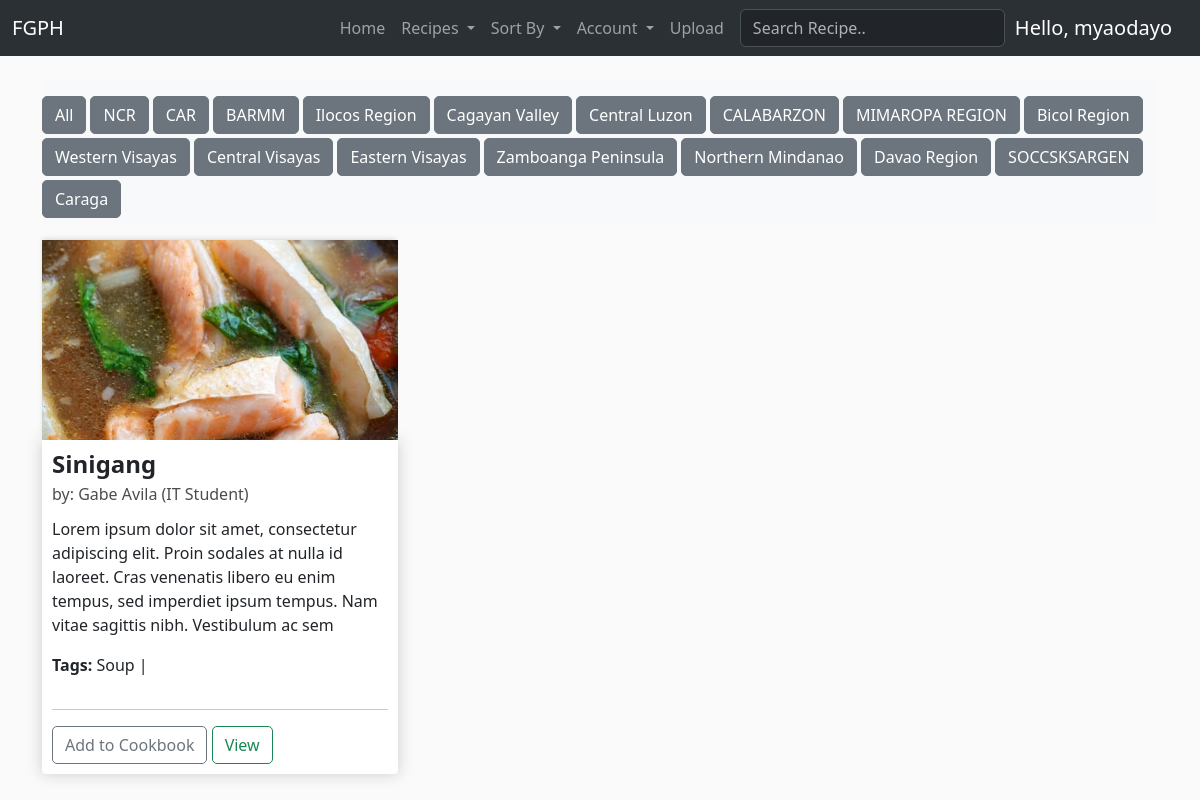
The page / (signed in) on the database as committed earlier.
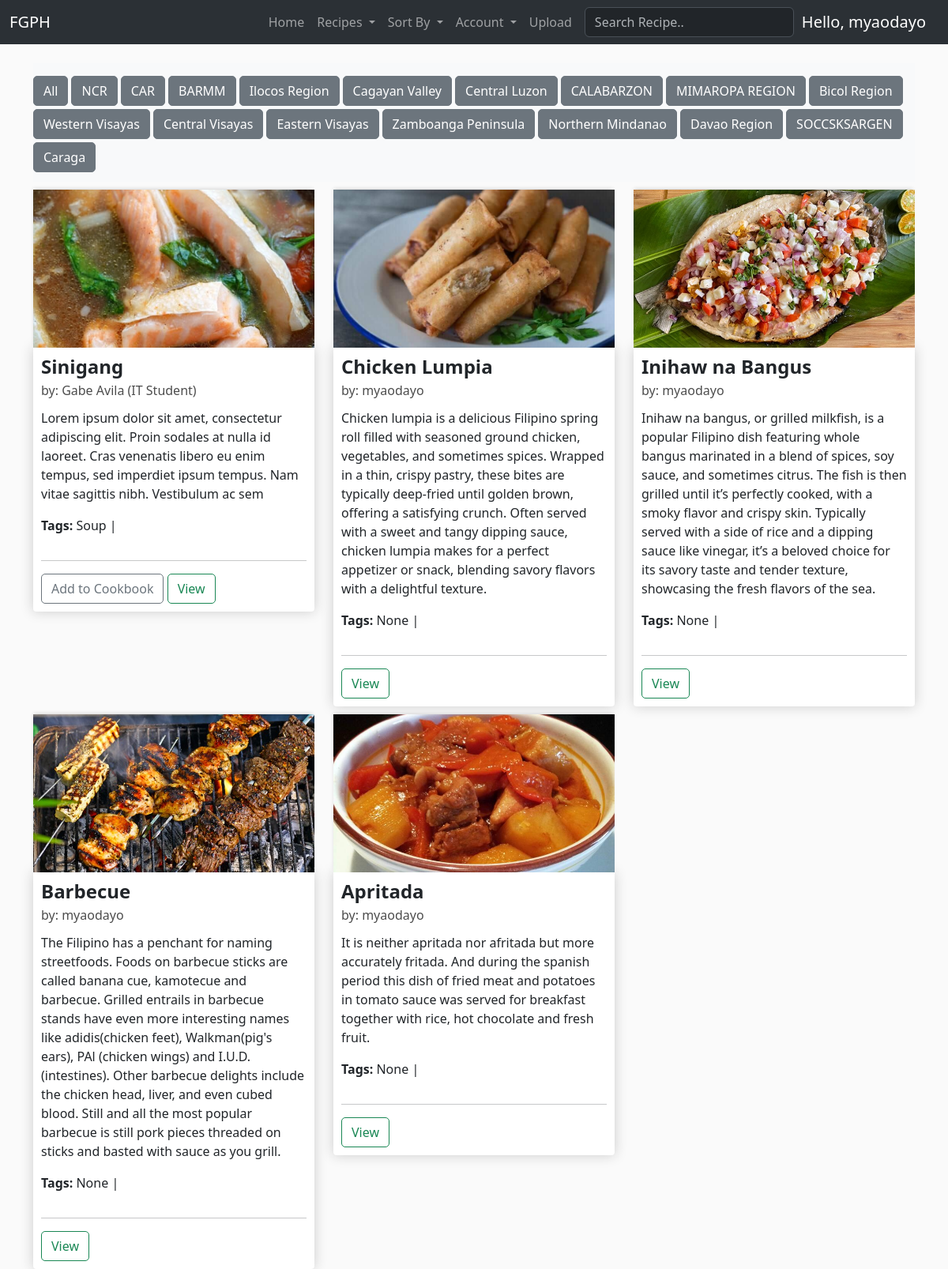
The same page on the database as committed later.
### FGPH/models.py (models this page shows, shortened)
class Region(models.Model):
	name = models.CharField(max_length=64, null=True)
	alias = models.CharField(max_length=64, null=True, blank=True)
	order = models.FloatField(null=True, blank=True)

class Recipe(models.Model):
	author = models.ForeignKey(RegisteredUser, null=True, on_delete=models.CASCADE, related_name='recipes')
	name = models.CharField(max_length=64)
	category = models.ForeignKey(Category, null=True, blank=True, on_delete=models.SET_NULL, related_name='recipes')
	tags = models.ManyToManyField(Tag)
	thumbnail = models.ImageField(default='placeholder.png')
	region = models.ForeignKey(Region, null=True, blank=True, on_delete=models.SET_NULL, related_name='recipes')
	description = models.CharField(max_length=500, null=True, blank=True)
	steps = models.JSONField(null=True)
	ingredients = models.JSONField(null=True)
	preparation_time = models.CharField(max_length=64, null=True, blank=True)
	serving_size = models.IntegerField(
		null=True,
		blank=True,
        validators=[
            MaxValueValidator(500),
            MinValueValidator(1)
        ]
    )
	@property
	def recipeTags(self):
		return self.tags.values_list()
	date_created = models.DateTimeField(auto_now_add=True, null=True)
	date_modified = models.DateTimeField(auto_now=True, null=True)
	def __str__(self):
		return self.name
	@property
	def recipeSteps(self):
		return json.loads(self.steps)

class RegisteredUser(models.Model):
	user = models.OneToOneField(User, null=True, blank=True, on_delete=models.CASCADE)
	name = models.CharField(max_length=200, null=True)
	email = models.CharField(max_length=200)
	title = models.CharField(default="", max_length=200, blank=True)
	profile_pic = models.ImageField(default="pfp.png", null=True, blank=True)
	date_created = models.DateTimeField(auto_now_add=True, null=True)
	def __str__(self):
	    return str(self.name)

class Tag(models.Model):
    name = models.CharField(max_length=64, null=True)

### FGPH/views.py (the view)
# urls.py: path("", views.index, name='home'),
def index(request):
    categories = Category.objects.all()
    regions = Region.objects.all().values().order_by('order')
    cookbookAuthor = request.user.registereduser
    cookbook = Cookbook.objects.get(cookbookAuthor=cookbookAuthor)
    pks = cookbook.recipes.values_list('recipe')
    cookbookrecipes = Recipe.objects.filter(id__in=pks)
    print(cookbookrecipes)
    category = request.GET.get('category')
    region = request.GET.get('region')
    query = request.GET.get("q")
    if category:
        recipes = Recipe.objects.filter(category__name__contains=category)
    elif region:
        recipes = Recipe.objects.filter(region__name__contains=region)
    elif query:
        recipes = Recipe.objects.filter(
            Q(name__icontains=query) | Q(tags__name__icontains=query) | Q(author__name__icontains=query) |
            Q(ingredients__icontains=query)
        ).distinct()
    else:
        recipes = Recipe.objects.all()
    context = {'recipes': recipes, 'regions': regions, 'categories': categories,
               'cookbookrecipes': cookbookrecipes}
    return render(request, 'FGPH/home.html', context)

### FGPH/templatetags/get_group.py (called while the page is built)
@register.filter(name='has_group')
def has_group(user, group_name):
    return user.groups.filter(name=group_name).exists()

### FGPH/templates/FGPH/home.html
{% extends 'FGPH/template.html' %}
{% load static %}
{% block content %}
{% include 'FGPH/sections/regions.html' %}
<div class="row">
	{% for recipe in recipes %}
		<div class="col-lg-4">
			<img class="thumbnail" src="{{ recipe.thumbnail.url }}">
			<div class="box-element product">
				<h4 class="card-title"><strong>{{ recipe.name }}</strong></h4>
				<div style="display: inline-flex;">
					<h6 style="line-height: 30px; margin-left: 	0px;">by: {{ recipe.author }}</h6>
					{% if recipe.author.title %}
					<h6 style="line-height: 30px; margin-left: 	0px;">&nbsp;({{ recipe.author.title }})</h6>
					{% endif %}
				</div>
				<p style="word-wrap: break-word;" class="card-text">{{ recipe.description }}</p>
				<div style="display: inline-flex;">
					<p style="word-wrap: break-word;" class="card-text"><strong>Tags:&nbsp;</strong></p>
					{% for id, name in recipe.recipeTags %}
					<p style="word-wrap: break-word;" class="card-text">{{ name }} | &nbsp;</p>
					{% endfor %}
				</div>
				<hr>
				{% if recipe not in cookbookrecipes %}
				<button data-recipe="{{ recipe.id }}" data-action="add" class="btn btn-outline-secondary add-recipe">Add to Cookbook</button>
				{% endif %}
				<a href="{% url 'FGPH:recipe' recipe.id %}" data-recipe="{{ recipe.id }}" class="btn btn-outline-success view-recipe">View</a>
			</div>
		</div>
		{% empty %}
		<h3>No Results..</h3>
	{% endfor %}
</div>
{% endblock content %}

### FGPH/templates/FGPH/sections/regions.html (shortened to what this page needs)
<nav class="navbar navbar-expand-lg bg-body-tertiary">
      <div class="collapse navbar-collapse mt-2" id="navbarText">
        <ul id="regionsList" class="nav nav-pills">
            <li class="nav-item">
              <a class="btn btn-secondary me-1 mb-1" aria-current="page" href="{% url 'FGPH:home' %}">All</a>
            </li>
            {% for region in regions %}
            <li class="nav-item">
                <a class="btn btn-secondary me-1 mb-1" data-region="{{ region.name }}" aria-current="page" href="{% url 'FGPH:home' %}?region={{ region.name }}">{{ region.name }}</a>
            </li>
            {% endfor %}
        </ul>
      </div>
  </nav>

Rows that differ between the two databases and show on the page:
added Recipe: thumbnail (picture), name "Chicken Lumpia", author "myaodayo", description "Chicken lumpia is a delicious Filipino spring roll filled with seasoned ground chicken, vegetables, and sometimes spices. Wrapped in a thin, crispy pastry, these bites are typically deep-fried until golden brown, offering a satisfying crunch. Often served with a sweet and tangy dipping sauce, chicken lumpia makes for a perfect appetizer or snack, blending savory flavors with a delightful texture.", recipeTags "None"
added Recipe: thumbnail (picture), name "Inihaw na Bangus", author "myaodayo", description "Inihaw na bangus, or grilled milkfish, is a popular Filipino dish featuring whole bangus marinated in a blend of spices, soy sauce, and sometimes citrus. The fish is then grilled until it’s perfectly cooked, with a smoky flavor and crispy skin. Typically served with a side of rice and a dipping sauce like vinegar, it’s a beloved choice for its savory taste and tender texture, showcasing the fresh flavors of the sea.", recipeTags "None"
added Recipe: thumbnail (picture), name "Barbecue", author "myaodayo", description "The Filipino has a penchant for naming streetfoods. Foods on barbecue sticks are called banana cue, kamotecue and barbecue. Grilled entrails in barbecue stands have even more interesting names like adidis(chicken feet), Walkman(pig's ears), PAl (chicken wings) and I.U.D. (intestines). Other barbecue delights include the chicken head, liver, and even cubed blood. Still and all the most popular barbecue is still pork pieces threaded on sticks and basted with sauce as you grill.", recipeTags "None"
added Recipe: thumbnail (picture), name "Apritada", author "myaodayo", description "It is neither apritada nor afritada but more accurately fritada. And during the spanish period this dish of fried meat and potatoes in tomato sauce was served for breakfast together with rice, hot chocolate and fresh fruit.", recipeTags "None"
